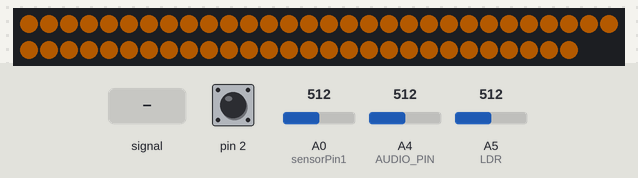
Simulated run of this sketch. Board: Arduino Uno, built with avr-gcc and run on an emulated ATmega328P. Parts: 58 RGB LEDs in strip order, left to right, continuing on the next row. The test bench sets the inputs (shaded band); at power-on: A5 (LDR) = 512, A4 (AUDIO_PIN) = 512, A0 (sensorPin1) = 512, pin 2 HIGH. Dim RGB values are drawn brighter than linear.

Above: at 1.2 s.
1.3 s: A5 (LDR) set to 0
At 3.6 s:
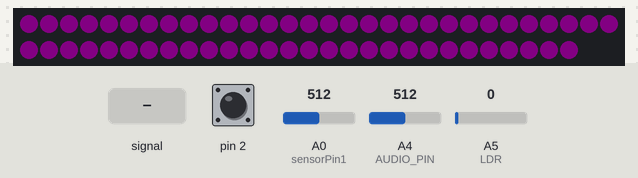
4.3 s: A4 (AUDIO_PIN) fed a 200 Hz sine of ±460 counts around its level
At 5.8 s:
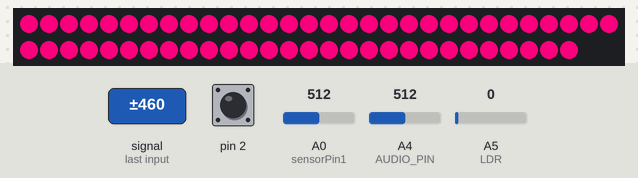
7.3 s: A4 (AUDIO_PIN) set to 900
At 10.0 s:
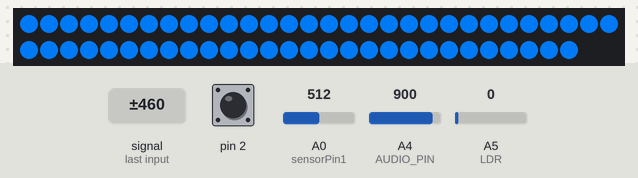
10.2 s: A0 (sensorPin1) set to 306
At 10.87 s:
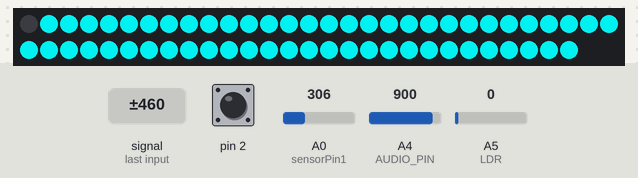
12.5 s: A5 (LDR) set to 122
At 13.15 s:
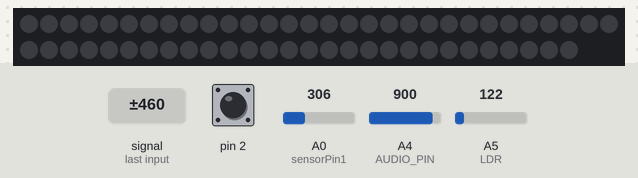
15.5 s: pin 2 pulled LOW for 1 s
At 22.3 s:
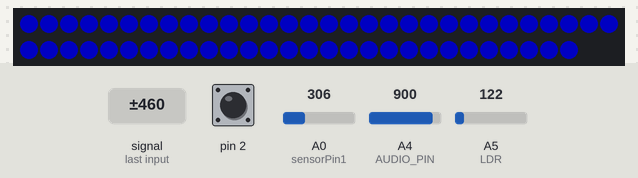

Measured:
- after the input at 4.3 s, the LEDs: first differ from a run without the input after 0.66 s (image 2 shows a later state)
- after the input at 7.3 s, the LEDs: first differ from a run without the input after 0.60 s (image 3 shows a later state)
- after the input at 10.2 s, the LEDs: first differ from a run without the input after 0.46 s (image 4)
- what the display in image 1 shows lasts 0.8 s, from 3.0 s to 3.8 s
- what the display in image 5 shows lasts 0.4 s, from 13.0 s to 13.4 s

The sketch:

final_proj_wetmixer.ino
```cpp
#include <CapacitiveSensor.h>
#include <Adafruit_NeoPixel.h>

const long numReadings = 50;

int sensorPin1 = 0;
#define LED_PIN     7
#define AUDIO_PIN A4
#define NUM_LEDS    58
const int LDR = A5; //set pin for photoresistor

long readings[numReadings];
long index = 0;
long total = 0;
long average = 0;

long ldrReadings[10];
long ldrIndex = 0;
long ldrTotal = 0;
long ldrAverage = 0;

int leds[NUM_LEDS];

CapacitiveSensor cs_3_2 = CapacitiveSensor(4, 2);
Adafruit_NeoPixel strand = Adafruit_NeoPixel(NUM_LEDS, LED_PIN, NEO_GRB + NEO_KHZ800);  //LED strand objetcs

uint8_t visual = 0;   //Holds the current visual being displayed.
uint8_t volume = 0;   //Holds the volume level read from the sound detector.

float sensorValue = 0, filteredSignal = 0,
    filteredSignalValues[] = {3.4, 3.1, 2.7, 2.4, 2.1, 1.7, 1.3, 0.9, 0.4};

int inputval=0; //variable for values to be read from A1
int outval =0; //variable for output value from A1

void setup() {
  pinMode(LDR, INPUT);
  cs_3_2.set_CS_AutocaL_Millis(0xFFFFFFFF);

  Serial.begin(9600);

  for (int thisReading = 0; thisReading < numReadings; thisReading++) readings[thisReading] = 0;

  for (int thisLed = 0; thisLed < NUM_LEDS; thisLed++) {
    pinMode(leds[thisLed], OUTPUT);
  } pinMode(sensorPin1, INPUT);

  strand.begin(); //Initialize the LED strand object.
  strand.show();  //Show a blank strand, just to get the LED's ready for use.
}

void loop() {
  long total1 = cs_3_2.capacitiveSensor(30);

  int top;

  top = analogRead(sensorPin1);

  /*Serial.print("top");
  Serial.print("\t");
  Serial.println(top);*/

  int topmap;

  topmap = map(top, 0, 1023, 50, 200);
  /*Serial.print("Topmap");
    Serial.print("\t");
    Serial.println(topmap);*/


  // subtract the last reading:
  total = total - readings[index];
  // read from the sensor:
  readings[index] = total1;
  // add the reading to the total:
  total = total + readings[index];
  // advance to the next position in the array:
  index = index + 1;

  // if we're at the end of the array...
  if (index >= numReadings) {
    // ...wrap around to the beginning:
    index = 0;
  }

  // calculate the average:
  average = total / numReadings;

  // send it to the computer as ASCII digits
  /*Serial.print("average");
  Serial.print("\t");
  Serial.println(average);*/

   int sensorReading = average;

   int ledLevel = map(sensorReading, 0, topmap, 0, NUM_LEDS);

    /*Serial.print("ledLevel");
    Serial.print("\t");
    Serial.println(ledLevel);*/

    // Sound

  volume = (float) analogRead(AUDIO_PIN) * (5.0 / 1024.0);
  FilterSignal(volume);

  /*Serial.print("volume");
    Serial.print("\t");
    Serial.println(volume);*/

  inputval = analogRead(LDR);

  ldrTotal = ldrTotal - ldrReadings[ldrIndex];
  ldrReadings[ldrIndex] = inputval;
  ldrTotal = ldrTotal + ldrReadings[ldrIndex];
  ldrIndex = ldrIndex + 1;


  if (ldrIndex >= 50) {
    ldrIndex = 0;
  }

  ldrAverage = ldrTotal / 50;

  outval = map(ldrAverage, 0, 20, 100, 255); //The 0-1023 can be changed depe
  strand.setBrightness(outval);

  /*Serial.print("ldrAverage");
  Serial.print("\t");
  Serial.println(ldrAverage);*/


  for (int thisLed = 0; thisLed < NUM_LEDS; thisLed++) {

    if (thisLed < ledLevel) {
      strand.clear();
    }

    else {
      ChooseColor(thisLed, filteredSignal);
    }
  }

}

void FilterSignal(float sensorSignal) {

  filteredSignal = (0.945 * filteredSignal) + (0.0549 * sensorSignal);

     /*Serial.print("filteredSignal");
    Serial.print("\t");
    Serial.println(filteredSignal);*/

}

void ChooseColor(int thisLed, float filteredSignal) {

  if (filteredSignal > filteredSignalValues[0]) {
    RGBColor(thisLed, 0, 0, 255);
    //Blue
  } else if (filteredSignal <= filteredSignalValues[0] && filteredSignal > filteredSignalValues[1]) { // high volumes
    //Azure
    RGBColor(thisLed, 0, 255, 255);
  } else if (filteredSignal <= filteredSignalValues[1] && filteredSignal > filteredSignalValues[2]) {
    RGBColor(thisLed, 0, 127, 255);
    //Cyan
  } else if (filteredSignal <= filteredSignalValues[2] && filteredSignal > filteredSignalValues[3]) {
    RGBColor(thisLed, 0, 255, 127);
    //Aqua marine
  } else if (filteredSignal <= filteredSignalValues[3] && filteredSignal > filteredSignalValues[4]) {
    RGBColor(thisLed, 0, 255, 0);
    //Green
  } else if (filteredSignal <= filteredSignalValues[4] && filteredSignal > filteredSignalValues[5]) {
    RGBColor(thisLed, 255, 255, 0);
    //Yellow
  } else if (filteredSignal <= filteredSignalValues[5] && filteredSignal > filteredSignalValues[6]) {
    RGBColor(thisLed, 255, 0, 255);
    //Magenta
  } else if (filteredSignal <= filteredSignalValues[6] && filteredSignal > filteredSignalValues[7]) {
    RGBColor(thisLed, 255, 0, 127);
    //Rose
  } else if (filteredSignal <= filteredSignalValues[7] && filteredSignal > filteredSignalValues[8]) { // low volumes
    RGBColor(thisLed, 255, 127, 0);
    //Orange
  } else if (filteredSignal <= filteredSignalValues[8]) {
    RGBColor(thisLed, 255, 0, 0);
    //Red
  } else {
    RGBColor(thisLed, 0, 0, 255);
    //Default: Blue
  }
}

void RGBColor(int thisLed, int Rcolor, int Gcolor, int Bcolor) {

  strand.setPixelColor(thisLed, Rcolor, Gcolor, Bcolor);
  strand.show();
}
```
